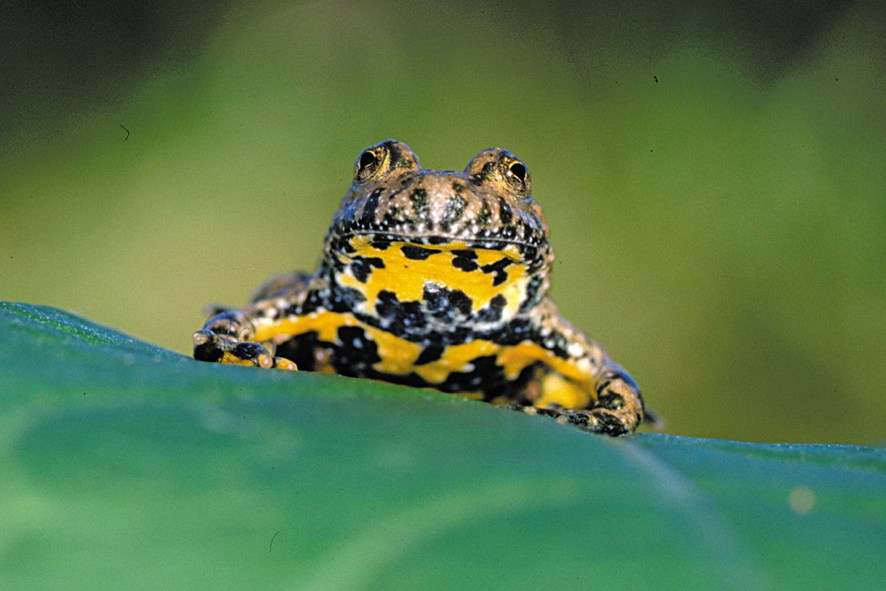
#> input picture unke.jpg, 886 x 591 px, found by its file name
$ python bar.py
#> lines starting #> are read from the running program, lines starting #| are printed output that depends on the picture; after the words box and inside, x2 and y2 are one past the last pixel; in counts of white or black regions, pixels touching at a corner belong together
import cv2
import numpy as np
# import matplotlib.pyplot as plt

def callback(x):
    pass

def analyse(name, img):
    if (len(img.shape) == 2):
        print(name, "Grey:   Size width", orig.shape[1], "height", orig.shape[0])
    else:
        print(name, "Colors: Size width", orig.shape[1], "height", orig.shape[0], "channels", orig.shape[2])


orig = cv2.imread('unke.jpg') #read image as grayscale
#> orig is the input picture: shape (591, 886, 3); mean B, G, R 73.9, 120, 88
analyse("orig", orig)
#| orig Colors: Size width 886 height 591 channels 3
# img = cv2.resize(orig, (500, 400))

grey = cv2.cvtColor(orig, cv2.COLOR_BGR2GRAY)
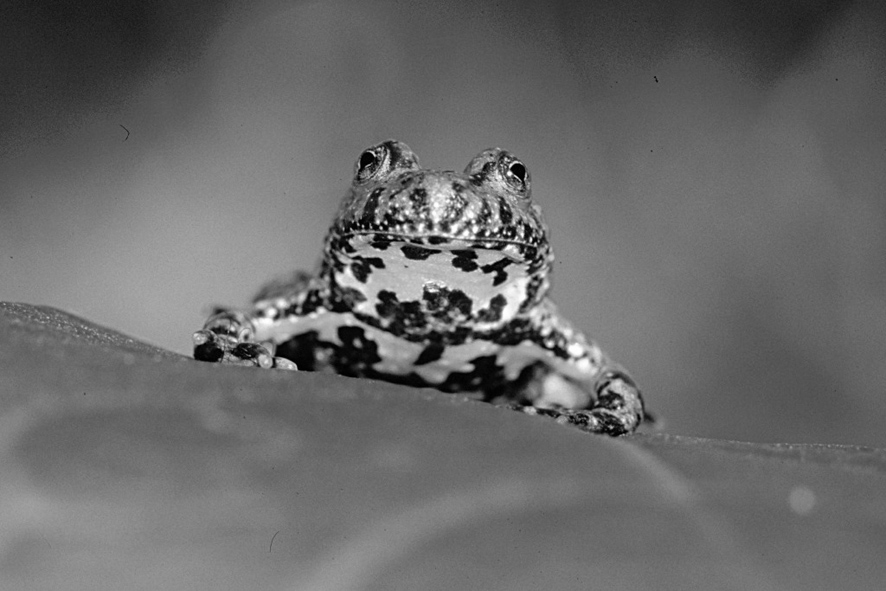
#> grey: shape (591, 886); min 0, max 255, mean 105.2
analyse("grey", grey)
#| grey Grey:   Size width 886 height 591

img = grey

canny = cv2.Canny(img, 85, 255)
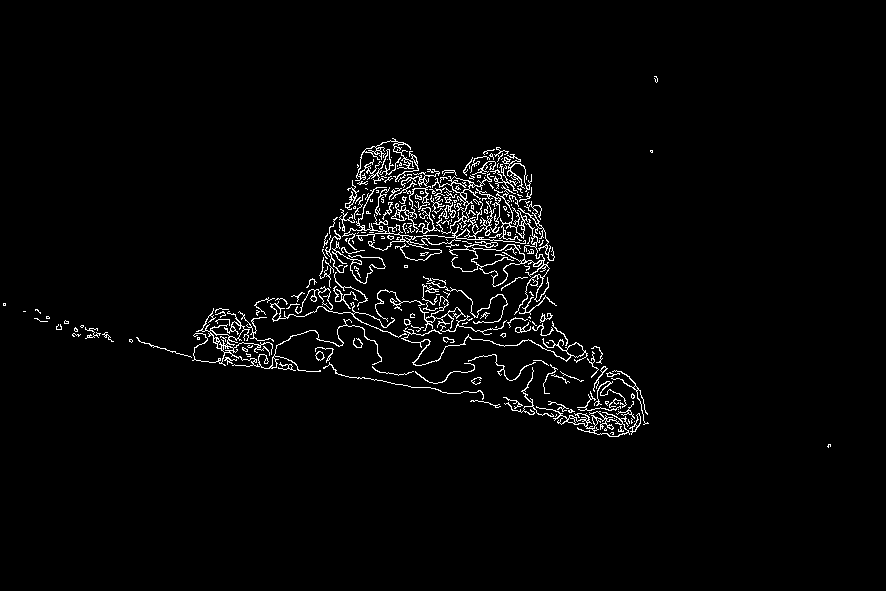
#> canny: shape (591, 886); 2.6% white in thin lines or dots, all inside (x1, y1, x2, y2) = (3, 76, 831, 448)
canny1 = canny

cv2.namedWindow('image') # make a window with name 'image'
cv2.createTrackbar('L', 'image', 0, 255, callback) #lower threshold trackbar for window 'image
cv2.createTrackbar('U', 'image', 0, 255, callback) #upper threshold trackbar for window 'image
cv2.createTrackbar('A', 'image', 0, 2, callback) #upper threshold trackbar for window 'image

while(1):

    numpy_horizontal_concat = np.concatenate((img, canny, canny1), axis=1) # to display image side by side
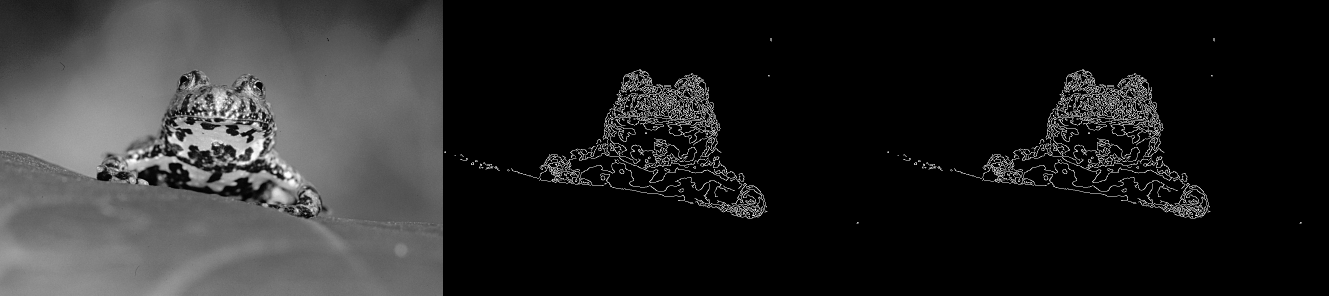
#> numpy_horizontal_concat: shape (591, 2658) (shown at 1/2 size); min 0, max 255, mean 39.4
    cv2.imshow('image', numpy_horizontal_concat)
    k = cv2.waitKey(10) & 0xFF
#> (key Esc is pressed here)
    if k == 27: #escape key
        break
    l = cv2.getTrackbarPos('L', 'image')
    u = cv2.getTrackbarPos('U', 'image')
    a = cv2.getTrackbarPos('A', 'image')

    # aperaturSize can be 3, 5, or 7
    canny = cv2.Canny(img, l, u, apertureSize=a*2+3)
    canny1 = cv2.Canny(img, l, u, apertureSize=a*2+3, L2gradient=True)


cv2.destroyAllWindows()
